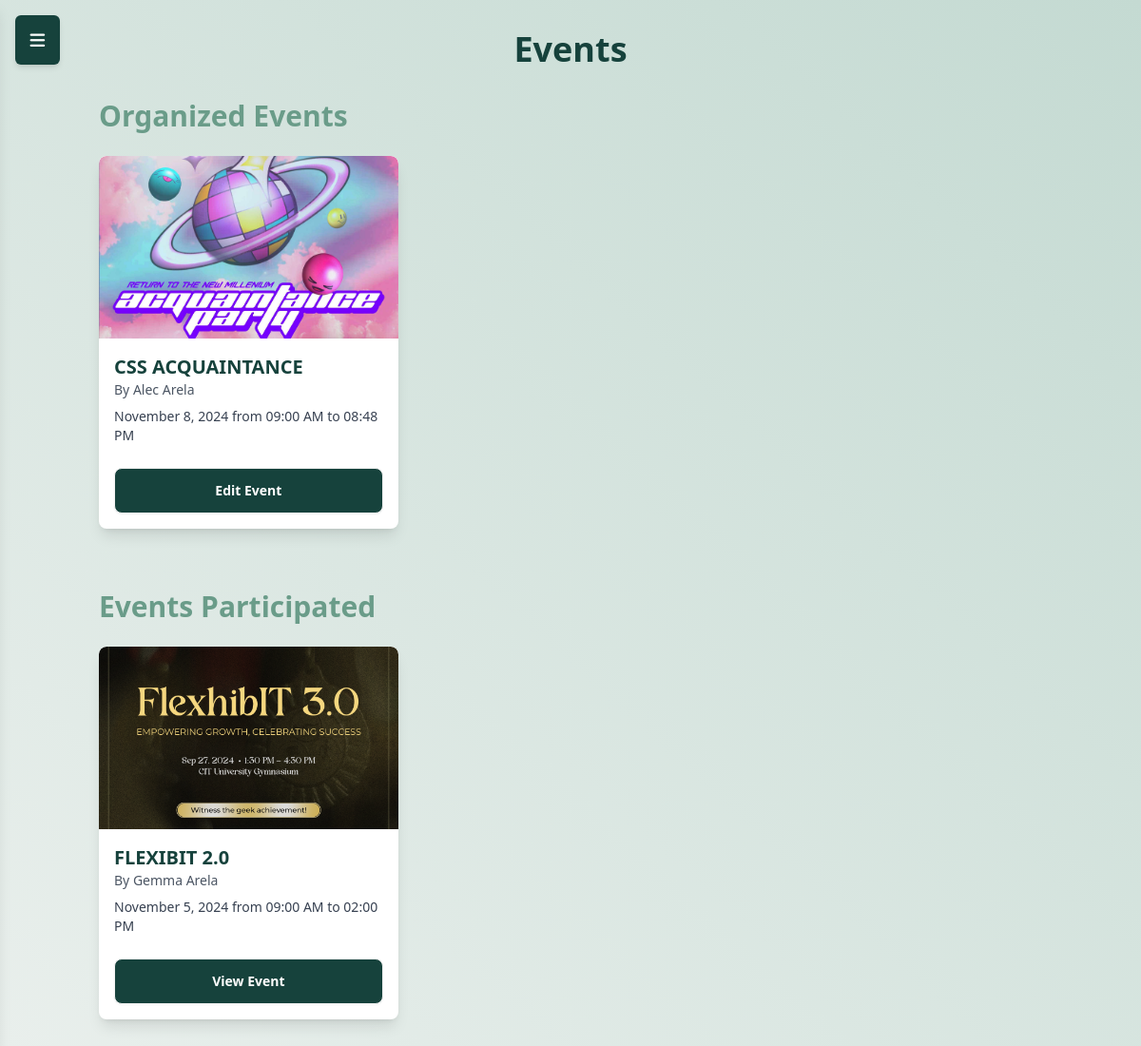
/event/events/ (signed in), run on an earlier commit of the app's database.
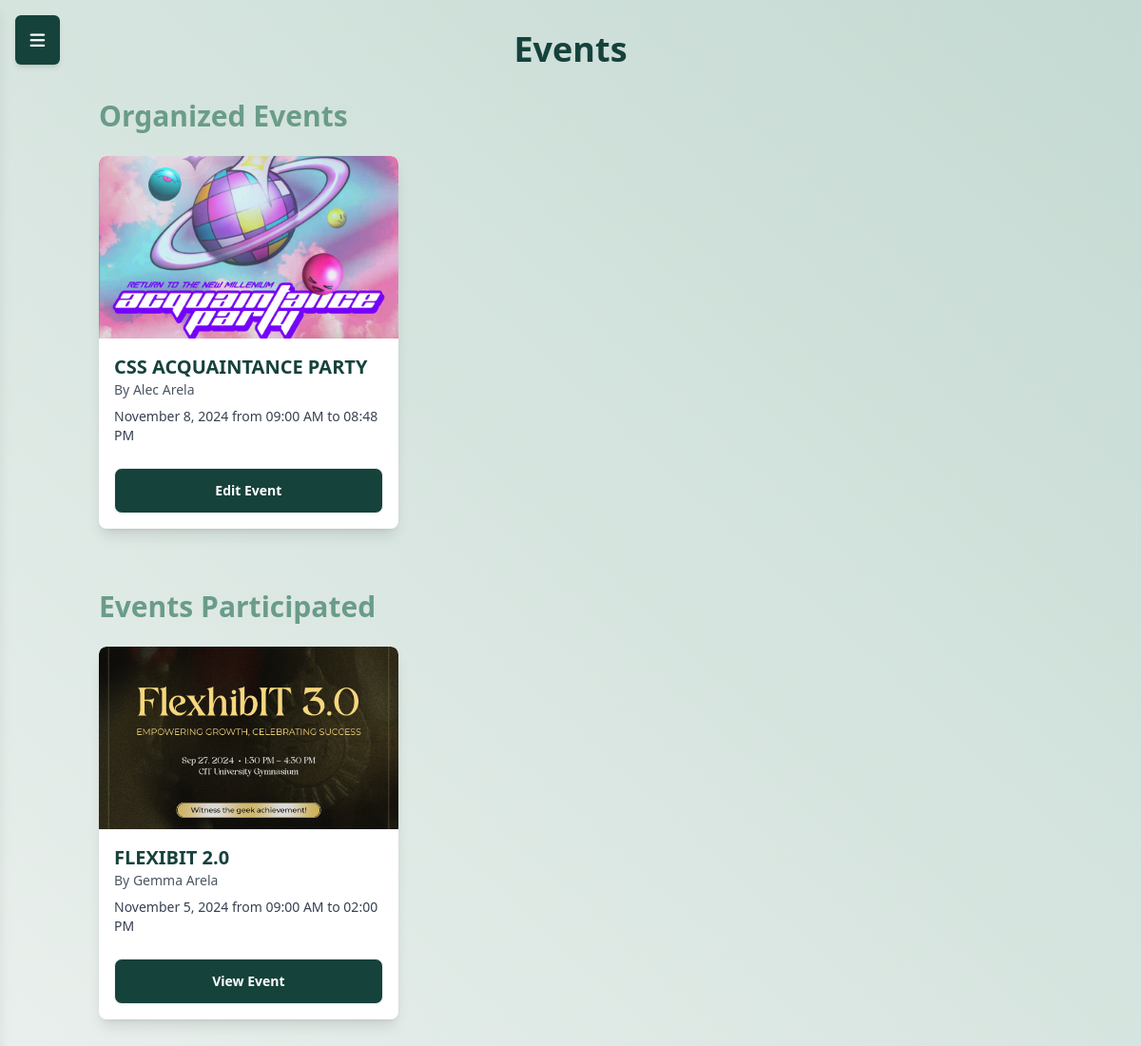
And on a later commit of the database.
### event/models.py (models this page shows, shortened)
class Event(models.Model):
    title = models.CharField(max_length=50)
    description = models.CharField(max_length=300)
    location = models.CharField(max_length=100)
    start_date = models.DateField()
    end_date = models.DateField()
    start_time = models.TimeField()  # Changed from event_time
    end_time = models.TimeField()    # Added end_time
    organizer = models.ForeignKey(settings.AUTH_USER_MODEL, on_delete=models.CASCADE, related_name="organized_events")
    image = models.ImageField(upload_to='event_images/', blank=True, null=True)

### users/models.py (models this page shows, shortened)
class CustomUser(AbstractUser):
    middle_initial = models.CharField(max_length=1, blank=True)
    contact_number = models.CharField(max_length=15, blank=True)

### event/views.py (the view)
# urls.py: path('events/', views.list_of_events, name='list_of_events'),
@login_required
def list_of_events(request):
    organized_events = Event.objects.filter(organizer=request.user)
    participated_events = Event.objects.filter(registration__participant=request.user).distinct()
    return render(request, "event/list_of_events.html", {
        "organized_events": organized_events,
        "participated_events": participated_events,
    })

### event/templates/event/list_of_events.html (shortened to what the changed rows need)
<!DOCTYPE html>
<html lang="en">
<head>
    <script src="https://cdn.tailwindcss.com"></script>
    <link href="https://cdn.jsdelivr.net/npm/daisyui@latest/dist/full.css" rel="stylesheet">
    <link href="https://cdn.jsdelivr.net/npm/@fortawesome/fontawesome-free/css/all.min.css" rel="stylesheet">
</head>
<body class="bg-gradient-to-tr from-[var(--color-lightest-green)] to-[var(--color-light-green)] font-sans relative min-h-screen">
    <div class="container mx-auto px-4 py-8">
        <h2 class="text-4xl font-bold mb-8 text-[#16423C] text-center">Events</h2>
        <section class="mb-16">
            <div class="grid grid-cols-1 md:grid-cols-2 lg:grid-cols-3 gap-6">
                {% for event in organized_events %}
                <div class="card bg-white shadow-lg rounded-lg overflow-hidden transition-transform hover:scale-105">
                    <figure class="h-48">
                        {% if event.image %}
                            <img src="{{ event.image.url }}" alt="{{ event.title }}" class="w-full h-full object-cover">
                        {% else %}
                            <div class="h-full bg-gradient-to-br from-[#E9EFEC] to-[#C4DAD2] flex items-center justify-center text-gray-400 text-xl">
                                <i class="fas fa-image"></i>
                            </div>
                        {% endif %}
                    </figure>
                    <div class="p-4">
                        <h3 class="text-xl font-semibold text-[#16423C]">{{ event.title }}</h3>
                        <p class="text-sm text-gray-600">By {{ event.organizer.first_name }} {{ event.organizer.last_name }}</p>
                        <p class="text-sm text-gray-700 my-2">
                            {{ event.start_date|date:"F j, Y" }}
                            from {{ event.start_time|time:"h:i A" }}
                            to {{ event.end_time|time:"h:i A" }}
                        </p>
                        <a href="{% url 'event:edit_event' event.id %}" class="btn w-full mt-4 bg-[#16423C] hover:bg-[#0E2C23] text-white">Edit Event</a>
                    </div>
                </div>
                {% empty %}
                <p class="text-gray-600 text-center">No events organized by you yet.</p>
                {% endfor %}
            </div>
        </section>
    </div>
</body>
</html>

What changed in the data, as far as the page shows it:
changed Event "08:48 PM": title "CSS ACQUAINTANCE" → "CSS ACQUAINTANCE PARTY"
